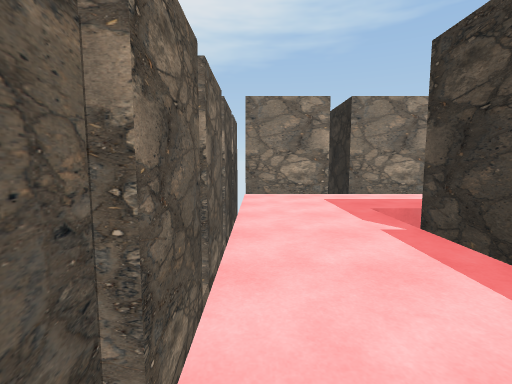
View 1 (above)

19 first-person views from a walk through a Unity game level. The camera is 1.4 m above the floor, tilts 6° down and sees 85° across. The floor is counted in squares, 2 m on a side. Each view is taken from the middle of a square. On the plan, view 1 faces up. The plan holds only what a view shows up to about 9 squares ahead; the rest is blank. The place goes on beyond the plan.

View 2
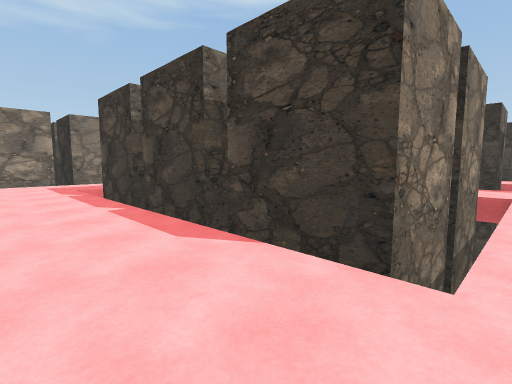

View 3
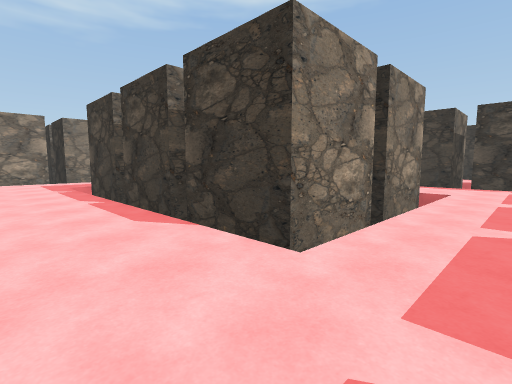

View 4
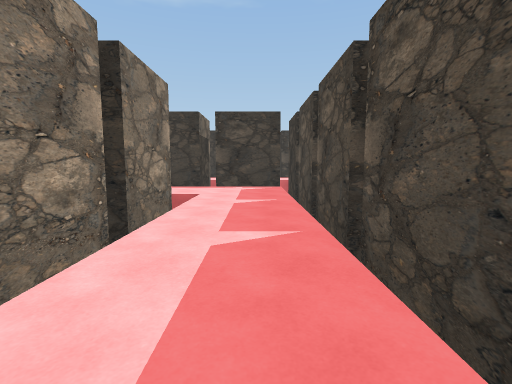

View 5
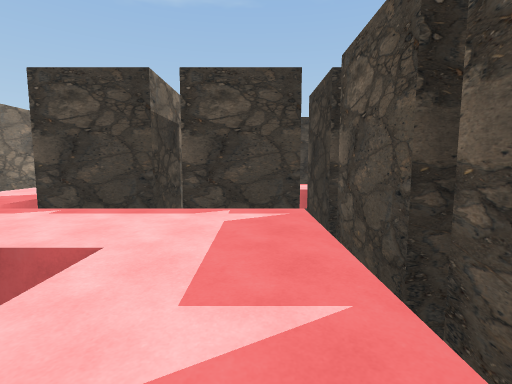

View 6
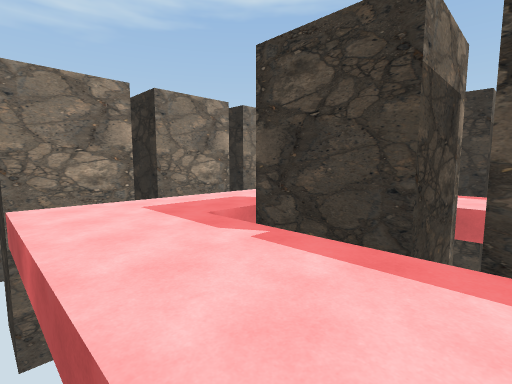

View 7
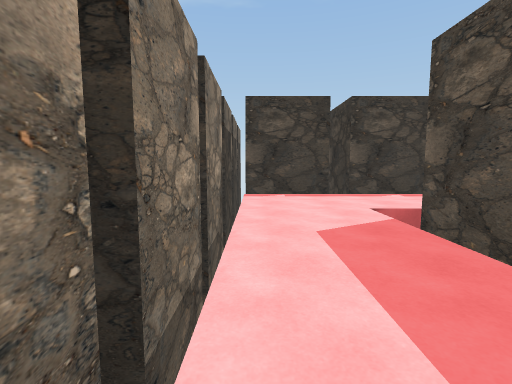

View 8
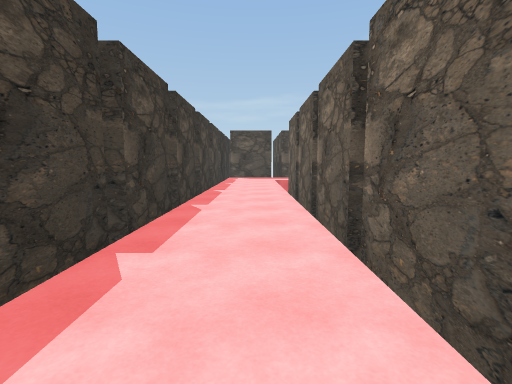

View 9
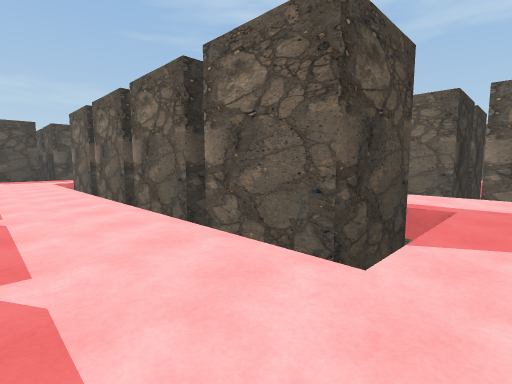

View 10
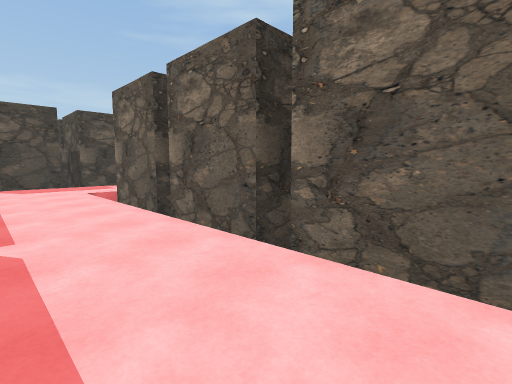

View 11
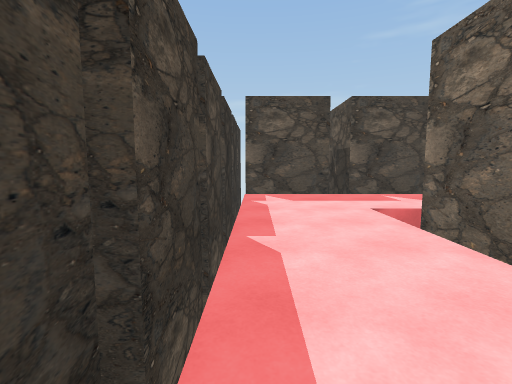

View 12
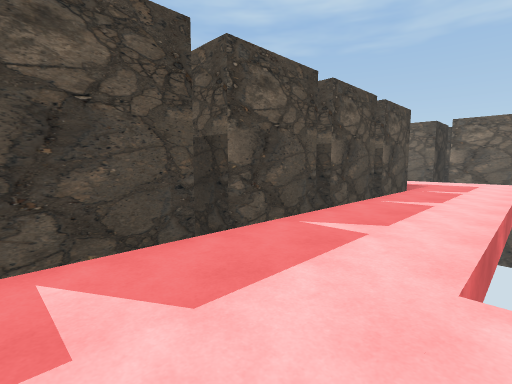

View 13
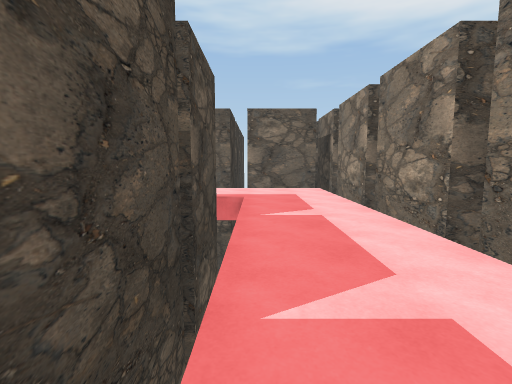

View 14
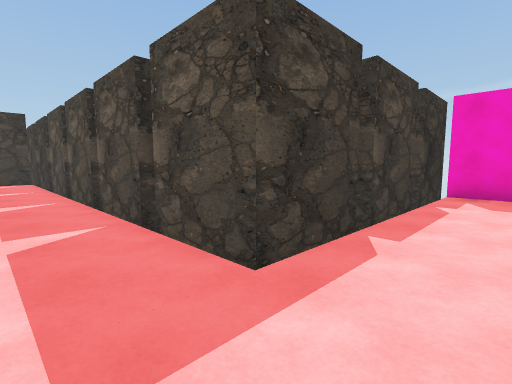

View 15
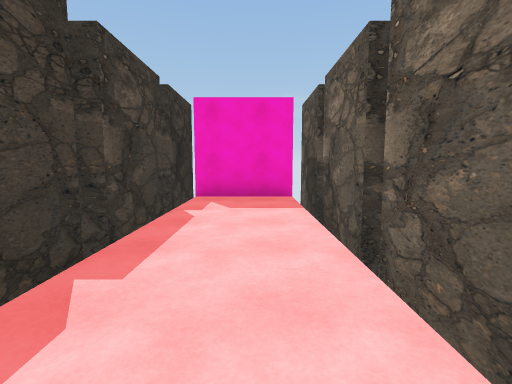

View 16
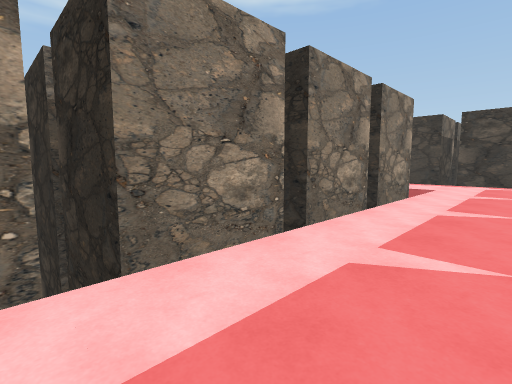

View 17
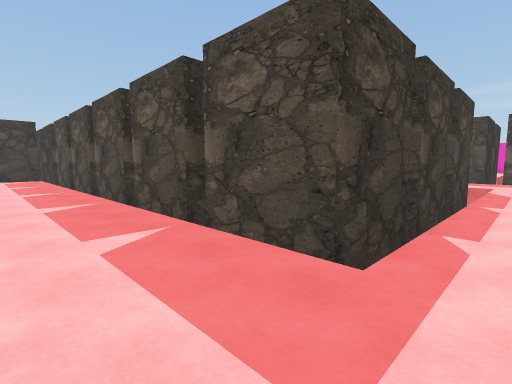

View 18
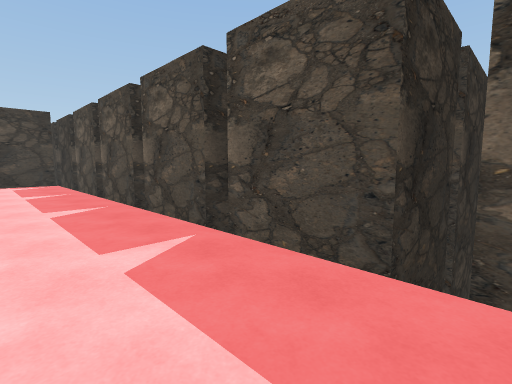

View 19
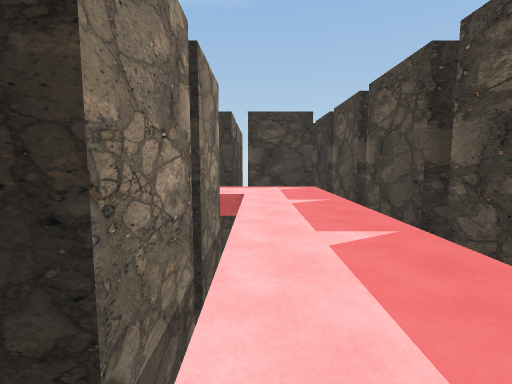

### Floor plan
Points are (right, up) in squares from view 1. A wall is a line through its corners. A room is listed if a view was taken in it or the views show most of it. See-through windows are left out.
Room 1 (views 1, 2, 3, 4, 5, 6, 7, 8, 9, 10, 11, 12, 13, 14, 15, 16, 17, 18, 19)
walls: (6.9, -3.3) (4.7, -3.3); (9.8, -3.3) (9.8, -1.3) (11.7, -1.3) (11.7, -3.3); (6.7, -1.3) (6.7, -2.2); (6.7, -0.2) (6.7, -0.8); (7.2, -6.3) (9.2, -6.3); (9.8, -5.9) (9.8, -3.8); (4.4, -3.3) (2.3, -3.3) (2.3, -1.3); (11.7, -3.6) (11.7, -5.8); (4.7, -6.3) (6.8, -6.3); (9.4, 1.7) (7.2, 1.7); (11.7, -6.3) (11.7, -8.2); (11.9, 1.7) (9.8, 1.7); (2.3, -0.8) (2.3, 1.2); (2.2, -6.3) (4.2, -6.3); (14.7, -3.3) (14.7, -1.3); (11.7, -8.6) (11.7, -10.8) (9.8, -10.8); (7.2, 3.7) (9.2, 3.7); (9.6, 3.7) (11.8, 3.7); (14.7, -0.9) (14.7, 1.2); (14.7, -5.8) (14.7, -3.7); (2.3, 1.6) (2.3, 3.7) (4.2, 3.7); (4.7, 3.7) (6.8, 3.7); (14.2, 1.7) (12.3, 1.7); (12.1, 3.7) (14.2, 3.7); (6.7, -10.8) (4.7, -10.8); (9.4, -10.8) (7.2, -10.8); (14.7, -8.2) (14.7, -6.2); (4.4, -10.8) (2.2, -10.8); (-0.7, 1.2) (-0.7, 0.8); (14.7, 4.1) (14.7, 6.2); (9.2, 6.7) (7.2, 6.7); (1.7, -11.1) (1.7, -13.2); (14.7, -10.8) (14.7, -8.7); (11.8, 6.7) (9.8, 6.7); (4.1, 6.7) (2.3, 6.7); (7.1, -13.7) (9.2, -13.7); (9.6, -13.7) (11.7, -13.7); (-0.7, 3.8) (-0.7, 1.7); (1.9, 6.7) (-0.2, 6.7); (12.1, -13.7) (14.2, -13.7); (14.7, -13.2) (14.7, -11.2); (1.7, -13.6) (1.7, -15.8); (-0.7, 6.2) (-0.7, 4.2); (4.7, -15.9) (4.7, -13.7) (6.8, -13.7); (1.7, -16.2) (1.7, -18.2); (4.7, -18.2) (4.7, -16.3); (2.1, -18.8) (4.2, -18.8)

Where each view was taken, in squares from view 1:
view 1: 0 up, 0 right, facing up
view 2: 4 down, 0 right, facing up-right
view 3: 5 down, 0 right, facing up-right
view 4: 5 down, 1 right, facing right
view 5: 5 down, 5 right, facing right
view 6: 4 down, 7 right, facing up-right
view 7: 1 up, 8 right, facing right
view 8: 0 up, 13 right, facing down
view 9: 0 up, 14 right, facing down-left
view 10: 4 down, 14 right, facing down-left
view 11: 7 down, 14 right, facing down
view 12: 11 down, 14 right, facing down-left
view 13: 13 down, 10 right, facing left
view 14: 12 down, 3 right, facing down-right
view 15: 13 down, 3 right, facing down
view 16: 13 down, 4 right, facing up-right
view 17: 6 up, 1 right, facing down-right
view 18: 6 up, 4 right, facing down-right
view 19: 6 up, 6 right, facing right
